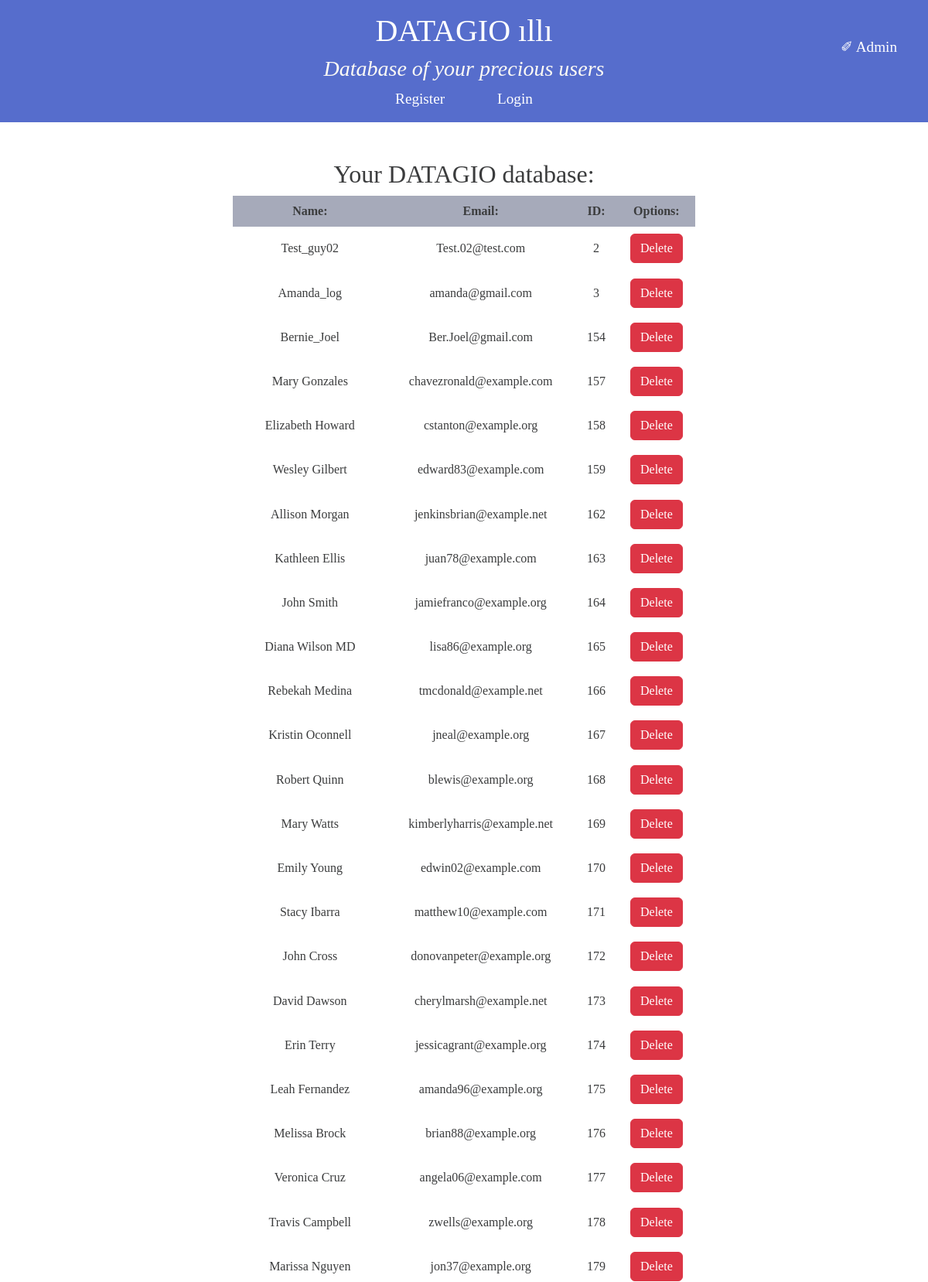
The page /user/users/ (upper part) on the database its author committed.
### user_app/models.py (models this page shows, shortened)
class UserProfileInfo(models.Model):
    user = models.OneToOneField(User, on_delete=models.CASCADE)
    personal_site = models.URLField(blank=True)
    profile_pic = models.ImageField(upload_to='profile_pic', blank=True)

### user_app/views.py (the view)
# urls.py: path('users/', views.users_data, name='users_data'),
def users_data(request):
    user_profiles = UserProfileInfo.objects.all()
    return render(request, 'user_app/userprofileinfo_list.html', {'UserProfileInfo': user_profiles})

### templates/user_app/userprofileinfo_list.html (shortened to what this page needs)
{% extends 'user_app/base.html' %}
{% block body_block %}
<main>
    <h2>Your DATAGIO database:</h2>
    <table>
        <thead>
            <tr>
                <th>Name:</th>
                <th>Email:</th>
                <th>ID:</th>
                <th>Options:</th>
            </tr>
        </thead>
        <tbody>
            {% for person in UserProfileInfo %}
            <tr>
                <td>{{ person.user.username }}</td>
                <td>{{ person.user.email }}</td>
                <td>{{ person.user_id }}</td>
                <td> <a class="btn btn-danger" href="{% url 'user_app:delete' pk=person.pk %}">Delete</a></td>
            </tr>
            {% endfor %}
        </tbody>
    </table>
</main>
{% endblock %}

### static/css/style.css (style rules this page uses)
* { font-family: Verdana; text-align: center; }
body { margin: 0; padding: 0; }
main { margin: 3rem 0; color: #3b3c3d; }
table { margin: 0 auto; text-align: center; }
thead { background: #a6aaba; }
th { padding: 0.5rem 1rem; }
td { padding: 0.6rem 1rem; border: 2px solid #dcdfe8; }
a { font-size: 1.2rem; text-decoration: none; color: #fcfaf5; }

### rows shown on the page
UserProfileInfo: user.username "Test_guy02", user.email "Test.02@test.com", user_id "2"
UserProfileInfo: user.username "Amanda_log", user.email "amanda@gmail.com", user_id "3"
UserProfileInfo: user.username "Bernie_Joel", user.email "Ber.Joel@gmail.com", user_id "154"
UserProfileInfo: user.username "Mary Gonzales", user.email "chavezronald@example.com", user_id "157"
UserProfileInfo: user.username "Elizabeth Howard", user.email "cstanton@example.org", user_id "158"
UserProfileInfo: user.username "Wesley Gilbert", user.email "edward83@example.com", user_id "159"
UserProfileInfo: user.username "Allison Morgan", user.email "jenkinsbrian@example.net", user_id "162"
UserProfileInfo: user.username "Kathleen Ellis", user.email "juan78@example.com", user_id "163"
UserProfileInfo: user.username "John Smith", user.email "jamiefranco@example.org", user_id "164"
UserProfileInfo: user.username "Diana Wilson MD", user.email "lisa86@example.org", user_id "165"
UserProfileInfo: user.username "Rebekah Medina", user.email "tmcdonald@example.net", user_id "166"
UserProfileInfo: user.username "Kristin Oconnell", user.email "jneal@example.org", user_id "167"
UserProfileInfo: user.username "Robert Quinn", user.email "blewis@example.org", user_id "168"
UserProfileInfo: user.username "Mary Watts", user.email "kimberlyharris@example.net", user_id "169"
UserProfileInfo: user.username "Emily Young", user.email "edwin02@example.com", user_id "170"
UserProfileInfo: user.username "Stacy Ibarra", user.email "matthew10@example.com", user_id "171"
UserProfileInfo: user.username "John Cross", user.email "donovanpeter@example.org", user_id "172"
UserProfileInfo: user.username "David Dawson", user.email "cherylmarsh@example.net", user_id "173"
UserProfileInfo: user.username "Erin Terry", user.email "jessicagrant@example.org", user_id "174"
UserProfileInfo: user.username "Leah Fernandez", user.email "amanda96@example.org", user_id "175"
UserProfileInfo: user.username "Melissa Brock", user.email "brian88@example.org", user_id "176"
UserProfileInfo: user.username "Veronica Cruz", user.email "angela06@example.com", user_id "177"
UserProfileInfo: user.username "Travis Campbell", user.email "zwells@example.org", user_id "178"
UserProfileInfo: user.username "Marissa Nguyen", user.email "jon37@example.org", user_id "179"
